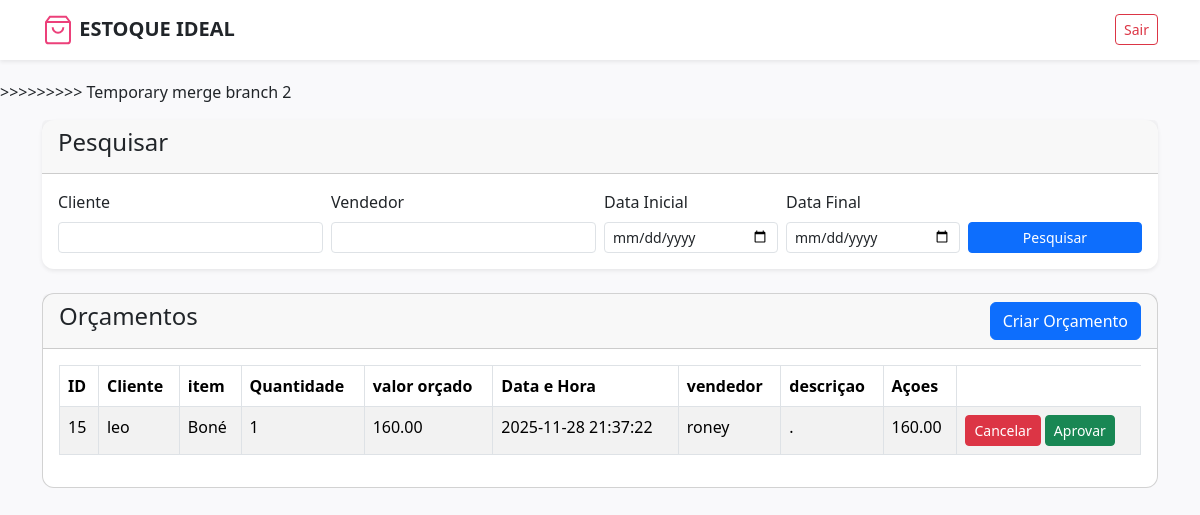
Page /pages/orcamentos.php (signed in) on the committed database.
### tables this page shows
CREATE TABLE `orcamento_estoque` (
  `id` int(11) NOT NULL,
  `cliente` varchar(100) NOT NULL,
  `dta_hora_orcamento` datetime NOT NULL,
  `vendedor` varchar(100) NOT NULL,
  `descricao` varchar(255) NOT NULL,
  `valor_orcado` decimal(18,2) NOT NULL,
  `id_item` int(11) NOT NULL,
  `nome_item` varchar(255) NOT NULL,
  `quantidade` int(11) NOT NULL,
  `status` varchar(20) DEFAULT 'Pendente'
);

### crud/pesquisa_orcamentos.php (called while the page is built, shortened)
<?php
class pesquisa
{
    function buscaOrcamentos($conn)
    {
        $lista = array();
        $sql = "SELECT *
            FROM orcamento_estoque
            WHERE status = 'Pendente'
            ORDER BY dta_hora_orcamento ASC";
        $resultado = mysqli_query($conn, $sql);
        while ($row = mysqli_fetch_assoc($resultado)) {
            $lista[] = $row;
        }
        return $lista;
    }
}

### pages/orcamentos.php (the view, shortened to what this page needs)
<?php
require('../crud/conexao_DB.php');
include('../crud/pesquisa_orcamentos.php');
$listaOrcamento = new pesquisa;
$buscaOrcamentos = $listaOrcamento->buscaOrcamentos($conn);
?>
<!doctype html>
<html lang="pt-br">
<head>
    <link href="https://cdn.jsdelivr.net/npm/bootstrap@5.3.5/dist/css/bootstrap.min.css" rel="stylesheet"
>
    <link rel="stylesheet" href="../css/style_geral.css">
</head>
<body>
    <?php include('../assets/navbar/navbar.php'); ?>
    <?php include('../assets/CampoDePesquisa/formPesquisa.php'); ?>
    <div class="container mt-4">
        <div class="row">
            <div class="col-md-12">
                <div class="card">
                    <div class="card-header">
                        <h4> Orçamentos
                            <a href="criar_orcamento.php" class="btn btn-primary float-end"> Criar Orçamento</a>
                        </h4>
                    </div>
                    <div class="card-body">
                        <table class="table table-bordered table-striped">
                            <thead>
                                <tr>
                                    <th>ID</th>
                                    <th>Cliente</th>
                                    <th>item</th>
                                     <th>Quantidade</th>
                                    <th>valor orçado</th>
                                    <th>Data e Hora</th>
                                    <th>vendedor</th>
                                    <th>descriçao</th>
                                    <th>Açoes</th>
                                </tr>
                            </thead>
                            <tbody>
                                <?php
                                foreach ($buscaOrcamentos as $row):
                                    ?>
                                    <tr>
                                        <td> <?= $row['id'] ?></td>
                                        <td> <?= $row['cliente'] ?></td>
                                          <td> <?= $row['nome_item'] ?></td>
                                             <td> <?= $row['quantidade'] ?></td>
                                          <td> <?= $row['valor_orcado'] ?></td>
                                        <td> <?= date('Y-m-d H:i:s', strtotime($row['dta_hora_orcamento'])) ?></td>
                                        <td> <?= $row['vendedor'] ?></td>
                                        <td> <?= $row['descricao'] ?></td>
                                        <td> <?= $row['valor_orcado'] ?></td>
                                        <td>
                                            <form action="../crud/orcamentoCRUD.php" method="POST" class="d-inline">
                                                <button type="submit"
                                                    onclick="return confirm('Deseja realmente excuir este orçamento?')"
                                                    name="cancelar_orcamento" value="<?= $row['id'] ?>"
                                                    class="btn btn-danger btn-sm"> Cancelar</button>
                                            </form>
                                            <form action="../crud/orcamentoCRUD.php" method="POST" class="d-inline">
                                                <button type="submit"
                                                    onclick="return confirm('Deseja realmente aprovar este orçamento?')"
                                                    name="aprovar_orcamento" value="<?= $row['id'] ?>"
                                                    class="btn btn-success btn-sm"> Aprovar</button>
                                            </form>
                                        </td>
                                    </tr>
                                    <?php
                                endforeach;
                                ?>
                            </tbody>
                        </table>
                    </div>
                </div>
            </div>
        </div>
    </div>
</body>
</html>

### css/style_Geral.css (style rules this page uses)
body { background-color: #f9f9fb; padding-top: 4rem; }
.card { border-radius: 12px; transition: transform 0.2s ease, box-shadow 0.2s ease; }

### assets/navbar/navbar.php (style rules this page uses)
body { padding-top: 80px; }

### rows in the picture
orcamento_estoque: id "15", cliente "leo", nome_item "Boné", quantidade "1", valor_orcado "160.00", dta_hora_orcamento "2025-11-28 21:37:22", vendedor "roney", descricao "."
